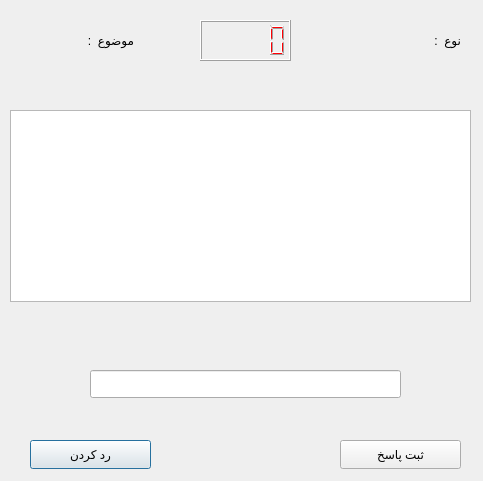
<?xml version="1.0" encoding="UTF-8"?>
<ui version="4.0">
 <class>ShortAnswerQuestion</class>
 <widget class="QDialog" name="ShortAnswerQuestion">
  <property name="geometry">
   <rect>
    <x>0</x>
    <y>0</y>
    <width>483</width>
    <height>481</height>
   </rect>
  </property>
  <property name="windowTitle">
   <string>Dialog</string>
  </property>
  <widget class="QPushButton" name="skipBtn">
   <property name="geometry">
    <rect>
     <x>30</x>
     <y>440</y>
     <width>121</width>
     <height>29</height>
    </rect>
   </property>
   <property name="text">
    <string>رد کردن</string>
   </property>
  </widget>
  <widget class="QLabel" name="QModeLbl">
   <property name="geometry">
    <rect>
     <x>400</x>
     <y>30</y>
     <width>61</width>
     <height>20</height>
    </rect>
   </property>
   <property name="locale">
    <locale language="Persian" country="Iran"/>
   </property>
   <property name="text">
    <string>نوع  :</string>
   </property>
  </widget>
  <widget class="QLabel" name="QMode">
   <property name="geometry">
    <rect>
     <x>360</x>
     <y>30</y>
     <width>61</width>
     <height>20</height>
    </rect>
   </property>
   <property name="locale">
    <locale language="Persian" country="Iran"/>
   </property>
   <property name="text">
    <string/>
   </property>
  </widget>
  <widget class="QLabel" name="QTitleLbl">
   <property name="geometry">
    <rect>
     <x>73</x>
     <y>30</y>
     <width>61</width>
     <height>20</height>
    </rect>
   </property>
   <property name="locale">
    <locale language="Persian" country="Iran"/>
   </property>
   <property name="text">
    <string>موضوع  : </string>
   </property>
  </widget>
  <widget class="QLCDNumber" name="Timer">
   <property name="geometry">
    <rect>
     <x>200</x>
     <y>20</y>
     <width>91</width>
     <height>41</height>
    </rect>
   </property>
   <property name="styleSheet">
    <string notr="true">color: rgb(255, 0, 4);</string>
   </property>
  </widget>
  <widget class="QLabel" name="QTitle">
   <property name="geometry">
    <rect>
     <x>20</x>
     <y>30</y>
     <width>61</width>
     <height>20</height>
    </rect>
   </property>
   <property name="locale">
    <locale language="Persian" country="Iran"/>
   </property>
   <property name="text">
    <string/>
   </property>
  </widget>
  <widget class="QTextBrowser" name="questionText">
   <property name="geometry">
    <rect>
     <x>10</x>
     <y>110</y>
     <width>461</width>
     <height>192</height>
    </rect>
   </property>
   <property name="styleSheet">
    <string notr="true">font: 16pt &quot;Segoe UI&quot;;</string>
   </property>
   <property name="locale">
    <locale language="Persian" country="Iran"/>
   </property>
   <property name="html">
    <string>&lt;!DOCTYPE HTML PUBLIC &quot;-//W3C//DTD HTML 4.0//EN&quot; &quot;http://www.w3.org/TR/REC-html40/strict.dtd&quot;&gt;
&lt;html&gt;&lt;head&gt;&lt;meta name=&quot;qrichtext&quot; content=&quot;1&quot; /&gt;&lt;meta charset=&quot;utf-8&quot; /&gt;&lt;style type=&quot;text/css&quot;&gt;
p, li { white-space: pre-wrap; }
hr { height: 1px; border-width: 0; }
li.unchecked::marker { content: &quot;\2610&quot;; }
li.checked::marker { content: &quot;\2612&quot;; }
&lt;/style&gt;&lt;/head&gt;&lt;body style=&quot; font-family:'Segoe UI'; font-size:16pt; font-weight:400; font-style:normal;&quot;&gt;
&lt;p align=&quot;right&quot; style=&quot;-qt-paragraph-type:empty; margin-top:0px; margin-bottom:0px; margin-left:0px; margin-right:0px; -qt-block-indent:0; text-indent:0px;&quot;&gt;&lt;br /&gt;&lt;/p&gt;&lt;/body&gt;&lt;/html&gt;</string>
   </property>
  </widget>
  <widget class="QPushButton" name="submitBtn">
   <property name="geometry">
    <rect>
     <x>340</x>
     <y>440</y>
     <width>121</width>
     <height>29</height>
    </rect>
   </property>
   <property name="text">
    <string>ثبت پاسخ</string>
   </property>
  </widget>
  <widget class="QLineEdit" name="answerLineEdite">
   <property name="geometry">
    <rect>
     <x>90</x>
     <y>370</y>
     <width>311</width>
     <height>28</height>
    </rect>
   </property>
  </widget>
 </widget>
 <resources/>
 <connections/>
</ui>
